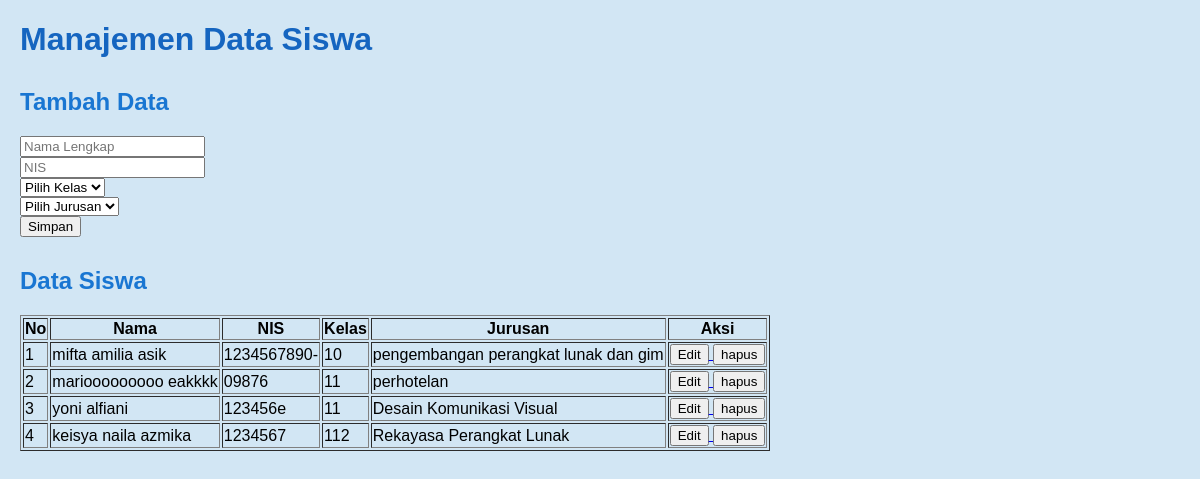
The page / on the database its author committed.
### tables this page shows
CREATE TABLE `siswa` (
  `id` int(11) NOT NULL,
  `nama_lengkap` varchar(100) NOT NULL,
  `nis` varchar(20) NOT NULL,
  `kelas` varchar(10) NOT NULL,
  `jurusan` varchar(50) NOT NULL
);

### index.php (the view, shortened to what this page needs)
<?php
include 'config.php';
$nama = "";
$nis = "";
$mode = "tambah";
$query_siswa = "SELECT * FROM siswa ORDER BY id DESC";
$result_siswa = mysqli_query($koneksi, $query_siswa);
?>
<!DOCTYPE html>
<html>
<head>
    <link rel="stylesheet" href="style.css">
</head>
<body>
    <h1>Manajemen Data Siswa</h1>
    <div class="form-input">
        <h2><?php echo ($mode == "tambah") ? "Tambah Data" : "Edit Data"; ?></h2>
        <form method="POST" action="proses.php">
            <div>
                <input type="text" name="nama_lengkap" placeholder="Nama Lengkap"
                       value="<?php echo htmlspecialchars($nama); ?>" required>
            </div>
            <div>
                <input type="text" name="nis" placeholder="NIS"
                       value="<?php echo htmlspecialchars($nis); ?>" required>
            </div>
            <div>
                <select name="kelas" required>
                    <option value="">Pilih Kelas</option>
                </select>
            </div>
            <div>
                <select name="jurusan" required>
                    <option value="">Pilih Jurusan</option>
                </select>
            </div>
            <div>
                <button type="submit">Simpan</button>
            </div>
        </form>
    </div>
    <h2>Data Siswa</h2>
    <?php if (mysqli_num_rows($result_siswa) > 0): ?>
        <table border="1">
            <tr>
                <th>No</th>
                <th>Nama</th>
                <th>NIS</th>
                <th>Kelas</th>
                <th>Jurusan</th>
                <th>Aksi</th>
            </tr>
            <?php $no = 1; ?>
            <?php while ($row = mysqli_fetch_assoc($result_siswa)): ?>
                <tr>
                    <td><?php echo $no++; ?></td>
                    <td><?php echo htmlspecialchars($row['nama_lengkap']); ?></td>
                    <td><?php echo htmlspecialchars($row['nis']); ?></td>
                    <td><?php echo htmlspecialchars($row['kelas']); ?></td>
                    <td><?php echo htmlspecialchars($row['jurusan']); ?></td>
                    <td>
                        <a href="index.php?edit=<?php echo $row['id']; ?>" class="btn edit">
                           <button> Edit </button>
                        </a>
                        <a href="proses.php?delete=<?php echo $row['id']; ?>"
                           class="btn delete"
                           onclick="return confirm('Yakin hapus data ini?')">
                            <button> hapus </button>
                        </a>
                    </td>
                </tr>
            <?php endwhile; ?>
        </table>
    <?php else: ?>
        <p>Tidak ada data siswa.</p>
    <?php endif; ?>
</body>
</html>

### style.css (style rules this page uses)
body { font-family: Arial, sans-serif; margin: 20px; background-color: #d2e6f4; }
h1 { color: #1565c0; margin-bottom: 20px; }
h2 { color: #1976d2; margin-top: 30px; }

### rows shown on the page
siswa: nama_lengkap "mifta amilia asik", nis "1234567890-", kelas "10", jurusan "pengembangan perangkat lunak dan gim"
siswa: nama_lengkap "mariooooooooo eakkkk", nis "09876", kelas "11", jurusan "perhotelan"
siswa: nama_lengkap "yoni alfiani", nis "123456e", kelas "11", jurusan "Desain Komunikasi Visual"
siswa: nama_lengkap "keisya naila azmika", nis "1234567", kelas "112", jurusan "Rekayasa Perangkat Lunak"
